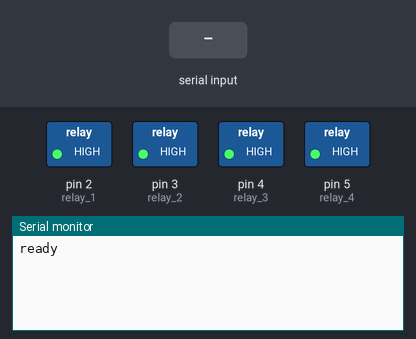
Simulated run of this sketch. Board: Arduino Nano, built with avr-gcc and run on an emulated ATmega328P. Shown: switched loads named in the sketch (green lamp = pin HIGH), the last lines printed to the serial monitor. The inputs (shaded band) are chosen by the test bench.

Above: at 1.2 s.
1.3 s: "status\n" received over Serial
At 1.7 s:
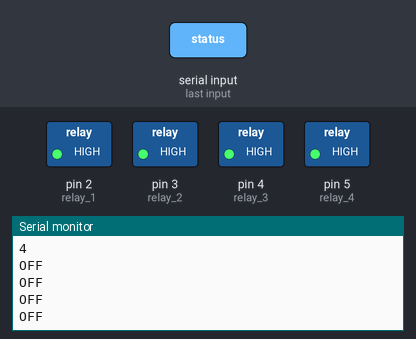
2.8 s: "switch\n" received over Serial
At 4.2 s:
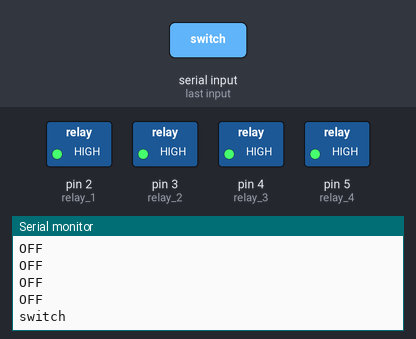

The sketch:

switch.ino
```cpp
#define SERIAL_BAUD_RATE 9600

///// PINS /////

int relay_1 = 2;
int relay_2 = 3;
int relay_3 = 4;
int relay_4 = 5;

int ledGreen = 13;


///// CONSTS /////
boolean ON = HIGH;
boolean OFF = LOW;


///// STATUS /////
typedef struct {
    boolean relay_1;
    boolean relay_2;
    boolean relay_3;
    boolean relay_4;
} Status;
Status status = {false, false, false, false};
// TODO make this an array

///// SERIAL /////
typedef struct {
    String data_received;
    bool reading_complete;
} SerialComm;
SerialComm _serial = {"", false};


void setup(){
    Serial.begin(SERIAL_BAUD_RATE);

    pinMode(relay_1, OUTPUT);
    digitalWrite(relay_1, HIGH);
    pinMode(relay_2, OUTPUT);
    digitalWrite(relay_2, HIGH);
    pinMode(relay_3, OUTPUT);
    digitalWrite(relay_3, HIGH);
    pinMode(relay_4, OUTPUT);
    digitalWrite(relay_4, HIGH);

    Serial.println("ready");
}

void pinInputPullup(int pin) {
    pinMode(pin, INPUT);
    digitalWrite(pin, HIGH);
}


void turn(int pin, bool state) {
    digitalWrite(pin, state);
}


void loop() {
    serial_loop();
    hardware_loop();
}


void hardware_loop() {
    turn(relay_1, !status.relay_1);
    turn(relay_2, !status.relay_2);
    turn(relay_3, !status.relay_3);
    turn(relay_4, !status.relay_4);
}


void softwareReboot()
{
    Serial.println("Cannot do that, sorry!");
}


void println_status(int relay_id) {
    switch (relay_id) {
        case 1:
          Serial.print(status.relay_1 ? "ON" : "OFF");
          break;
        case 2:
          Serial.print(status.relay_2 ? "ON" : "OFF");
          break;
        case 3:
          Serial.print(status.relay_3 ? "ON" : "OFF");
          break;
        case 4:
          Serial.print(status.relay_4 ? "ON" : "OFF");
          break;
        default:
          Serial.print("bad relay id");
    }
    Serial.println("");
}

void serial_loop()
{
    while (Serial.available() > 0) {
        char incomingByte = (char)Serial.read();

        if (incomingByte == '\n') {
            _serial.reading_complete = true;
        } else {
            _serial.data_received += incomingByte;
        }
    }

    if (_serial.reading_complete) {

        // status buffer:
        if (_serial.data_received  == "status") {
            Serial.println("status");
            Serial.println("4");
            println_status(1);
            println_status(2);
            println_status(3);
            println_status(4);
        } else if (_serial.data_received.substring(0, 6) == "switch") {
            String switch_str = _serial.data_received.substring(8, 6);
            boolean turn_on = (_serial.data_received.substring(8) == " on") || (_serial.data_received.substring(8) == " ON");
            boolean turn_off = (_serial.data_received.substring(8) == " off") || (_serial.data_received.substring(8) == " OFF");
            Serial.print("switch");
            Serial.println(switch_str);
            if (switch_str == " 1")  {
                if (turn_on) {
                    status.relay_1 = true;
                } else if (turn_off) {
                    status.relay_1 = false;
                }
                println_status(1);
            }
            if (switch_str == " 2")  {
                if (turn_on) {
                    status.relay_2 = true;
                } else if (turn_off) {
                    status.relay_2 = false;
                }
                println_status(2);
            }
            if (switch_str == " 3")  {
                if (turn_on) {
                    status.relay_3 = true;
                } else if (turn_off) {
                    status.relay_3 = false;
                }
                println_status(3);
            }
            if (switch_str == " 4")  {
                if (turn_on) {
                    status.relay_4 = true;
                } else if (turn_off) {
                    status.relay_4 = false;
                }
                println_status(4);
           }
        } else if (_serial.data_received == "reset") {
            softwareReboot();
        }

        _serial.data_received = "";
        _serial.reading_complete = false;
    }
}
//*********************************************************************
```

Measured:
- after the input at 1.3 s, the serial monitor: prints a new line at once (image 1)
- after the input at 2.8 s, the serial monitor: prints a new line at once (image 2)
